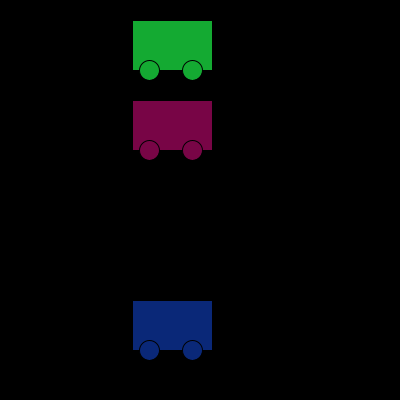
Frame 1 (no input)
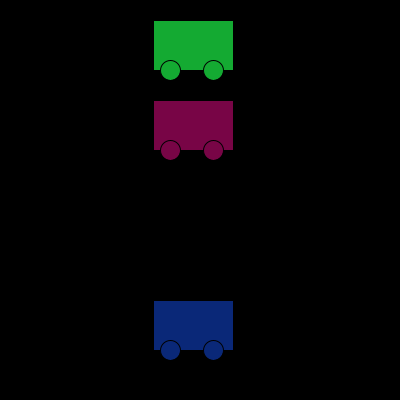
Frame 60 (the mouse pressed at the canvas centre just before this capture)
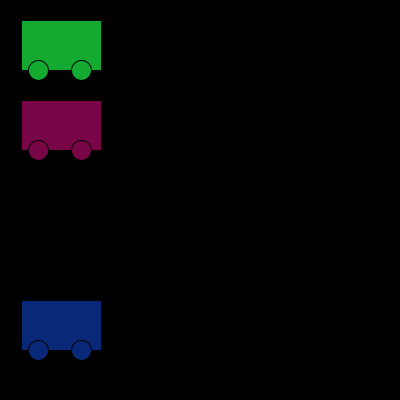
Frame 120 (the mouse held since frame 60 and released just before this capture)

The Processing sketch that drew these frames (run headless with seeded random() and noise(); from frame 60 on, the mouse is pressed at the canvas centre):

// Processing sketch: processing_40039
// ── processing_40039.pde

float x=random(200);
int x_speed=3;
 
float y=random(200);
int y_speed=50;
 
void setup() {
  size(400, 400);
}
 
void draw() {
  background(0);
  move();
 
  bounce();
 
  fill(120,5,70);
  drawcar(x,100,67);
  fill(20,170,50);
  drawcar(x, 20,20);
  fill(10,40,120);
  drawcar(x, 300,20);
}
 
 
 
void move() {
  x+=x_speed;
}
 
void bounce() {
  if ((x>=230)||(x<=0)) {
    x_speed=x_speed*-1;
  }
}
 
void drawcar(float x, float y, float size) {
 
  rect(x, y, 80, 50);
  ellipse(x+17, y+50, 20, 20);
  ellipse(x+60, y+50, 20, 20);
}

                                                
